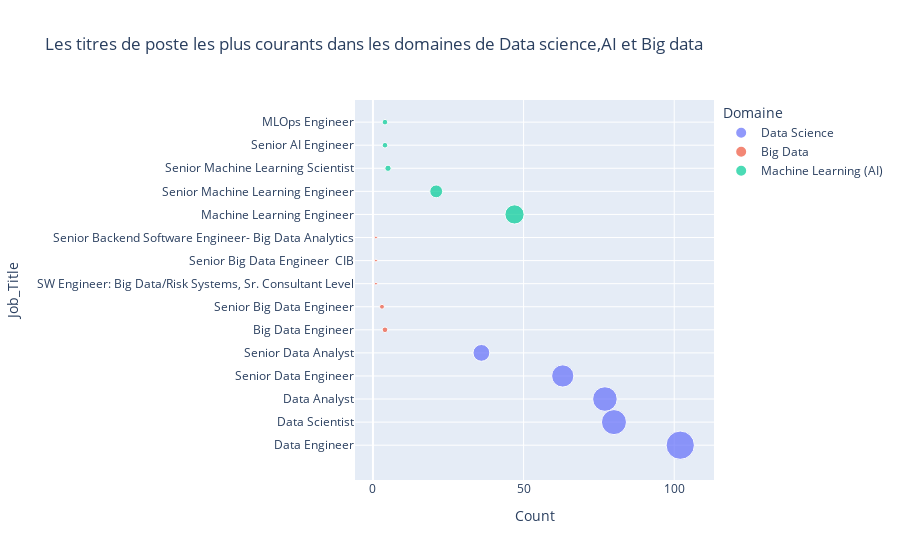

Here is the notebook cell this chart was saved with:
### Code cell
import plotly.express as px

# concatenate the dataframes vertically
df_domaines = pd.concat([df_ds.head(5), df_bd.head(5), df_ml.head(5)], axis=0)

fig = px.scatter(df_domaines, x="Count", y="Job_Title", color="Domaine",size='Count',title='Les titres de poste les plus courants dans les domaines de Data science,AI et Big data')
fig.show()

### Figure 1 — Plotly figure (JSON) as saved in the notebook; plotly's stock layout.template omitted (floating-point values rounded to 4 significant figures)
{"data": [{"hovertemplate": "Domaine=Data Science<br>Count=%{marker.size}<br>Job_Title=%{y}<extra></extra>", "legendgroup": "Data Science", "marker": {"color": "#636efa", "size": [102, 80, 77, 63, 36], "sizemode": "area", "sizeref": 0.255, "symbol": "circle"}, "mode": "markers", "name": "Data Science", "orientation": "h", "showlegend": true, "type": "scatter", "x": [102, 80, 77, 63, 36], "xaxis": "x", "y": ["Data Engineer", "Data Scientist", "Data Analyst", "Senior Data Engineer", "Senior Data Analyst"], "yaxis": "y"}, {"hovertemplate": "Domaine=Big Data<br>Count=%{marker.size}<br>Job_Title=%{y}<extra></extra>", "legendgroup": "Big Data", "marker": {"color": "#EF553B", "size": [4, 3, 1, 1, 1], "sizemode": "area", "sizeref": 0.255, "symbol": "circle"}, "mode": "markers", "name": "Big Data", "orientation": "h", "showlegend": true, "type": "scatter", "x": [4, 3, 1, 1, 1], "xaxis": "x", "y": ["Big Data Engineer", "Senior Big Data Engineer", "SW Engineer: Big Data/Risk Systems, Sr. Consultant Level", "Senior Big Data Engineer  CIB", "Senior Backend Software Engineer- Big Data Analytics"], "yaxis": "y"}, {"hovertemplate": "Domaine=Machine Learning (AI)<br>Count=%{marker.size}<br>Job_Title=%{y}<extra></extra>", "legendgroup": "Machine Learning (AI)", "marker": {"color": "#00cc96", "size": [47, 21, 5, 4, 4], "sizemode": "area", "sizeref": 0.255, "symbol": "circle"}, "mode": "markers", "name": "Machine Learning (AI)", "orientation": "h", "showlegend": true, "type": "scatter", "x": [47, 21, 5, 4, 4], "xaxis": "x", "y": ["Machine Learning Engineer", "Senior Machine Learning Engineer", "Senior Machine Learning Scientist", "Senior AI Engineer", "MLOps Engineer"], "yaxis": "y"}], "layout": {"legend": {"itemsizing": "constant", "title": {"text": "Domaine"}, "tracegroupgap": 0}, "title": {"text": "Les titres de poste les plus courants dans les domaines de Data science,AI et Big data"}, "xaxis": {"anchor": "y", "domain": [0, 1], "title": {"text": "Count"}}, "yaxis": {"anchor": "x", "domain": [0, 1], "title": {"text": "Job_Title"}}}}
